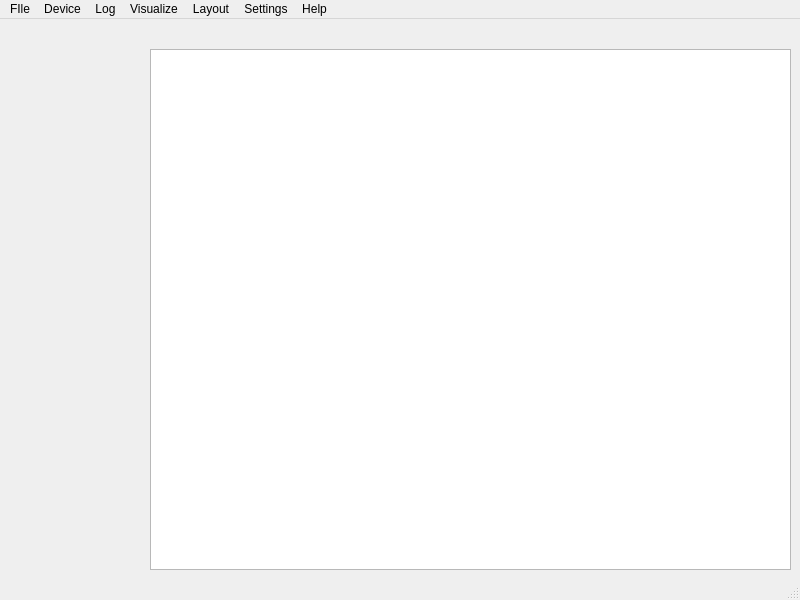
<?xml version="1.0" encoding="UTF-8"?>
<ui version="4.0">
 <class>MainWindow</class>
 <widget class="QMainWindow" name="MainWindow">
  <property name="geometry">
   <rect>
    <x>0</x>
    <y>0</y>
    <width>800</width>
    <height>600</height>
   </rect>
  </property>
  <property name="windowTitle">
   <string>MainWindow</string>
  </property>
  <widget class="QWidget" name="centralwidget">
   <widget class="QWidget" name="gridLayoutWidget">
    <property name="geometry">
     <rect>
      <x>150</x>
      <y>30</y>
      <width>641</width>
      <height>521</height>
     </rect>
    </property>
    <layout class="QGridLayout" name="gridLayout">
     <item row="0" column="0">
      <widget class="QGraphicsView" name="cs_graphics_view"/>
     </item>
    </layout>
   </widget>
  </widget>
  <widget class="QMenuBar" name="menubar">
   <property name="geometry">
    <rect>
     <x>0</x>
     <y>0</y>
     <width>800</width>
     <height>21</height>
    </rect>
   </property>
   <widget class="QMenu" name="menuFIle">
    <property name="title">
     <string>FIle</string>
    </property>
    <addaction name="actionOpen"/>
    <addaction name="actionClose"/>
    <addaction name="actionSave"/>
    <addaction name="actionSave_as"/>
    <addaction name="actionLoad_definitions"/>
   </widget>
   <widget class="QMenu" name="menuDevice">
    <property name="title">
     <string>Device</string>
    </property>
    <addaction name="actionConnect"/>
    <addaction name="actionDisconnect"/>
   </widget>
   <widget class="QMenu" name="menuLog">
    <property name="title">
     <string>Log</string>
    </property>
    <addaction name="actionAdd_Logger"/>
    <addaction name="actionAll"/>
   </widget>
   <widget class="QMenu" name="menuVisualize">
    <property name="title">
     <string>Visualize</string>
    </property>
    <addaction name="actionAdd_Plot"/>
    <addaction name="actionAll_2"/>
   </widget>
   <widget class="QMenu" name="menuLayout">
    <property name="title">
     <string>Layout</string>
    </property>
   </widget>
   <widget class="QMenu" name="menuSettings">
    <property name="title">
     <string>Settings</string>
    </property>
    <addaction name="actionPreferences"/>
   </widget>
   <widget class="QMenu" name="menuHelp">
    <property name="title">
     <string>Help</string>
    </property>
    <addaction name="actionHelp"/>
   </widget>
   <addaction name="menuFIle"/>
   <addaction name="menuDevice"/>
   <addaction name="menuLog"/>
   <addaction name="menuVisualize"/>
   <addaction name="menuLayout"/>
   <addaction name="menuSettings"/>
   <addaction name="menuHelp"/>
  </widget>
  <widget class="QStatusBar" name="statusbar"/>
  <action name="actionOpen">
   <property name="text">
    <string>Open</string>
   </property>
  </action>
  <action name="actionClose">
   <property name="text">
    <string>Close</string>
   </property>
  </action>
  <action name="actionSave">
   <property name="text">
    <string>Save</string>
   </property>
  </action>
  <action name="actionSave_as">
   <property name="text">
    <string>Save as</string>
   </property>
  </action>
  <action name="actionConnect">
   <property name="text">
    <string>Connect</string>
   </property>
  </action>
  <action name="actionDisconnect">
   <property name="text">
    <string>Disconnect</string>
   </property>
  </action>
  <action name="actionAdd_Logger">
   <property name="text">
    <string>Add</string>
   </property>
  </action>
  <action name="actionAll">
   <property name="text">
    <string>All</string>
   </property>
  </action>
  <action name="actionAdd_Plot">
   <property name="text">
    <string>Add</string>
   </property>
  </action>
  <action name="actionAll_2">
   <property name="text">
    <string>All</string>
   </property>
  </action>
  <action name="actionPreferences">
   <property name="text">
    <string>Preferences</string>
   </property>
  </action>
  <action name="actionHelp">
   <property name="text">
    <string>Help</string>
   </property>
  </action>
  <action name="actionLoad_definitions">
   <property name="text">
    <string>Load definitions</string>
   </property>
  </action>
 </widget>
 <resources/>
 <connections/>
</ui>
